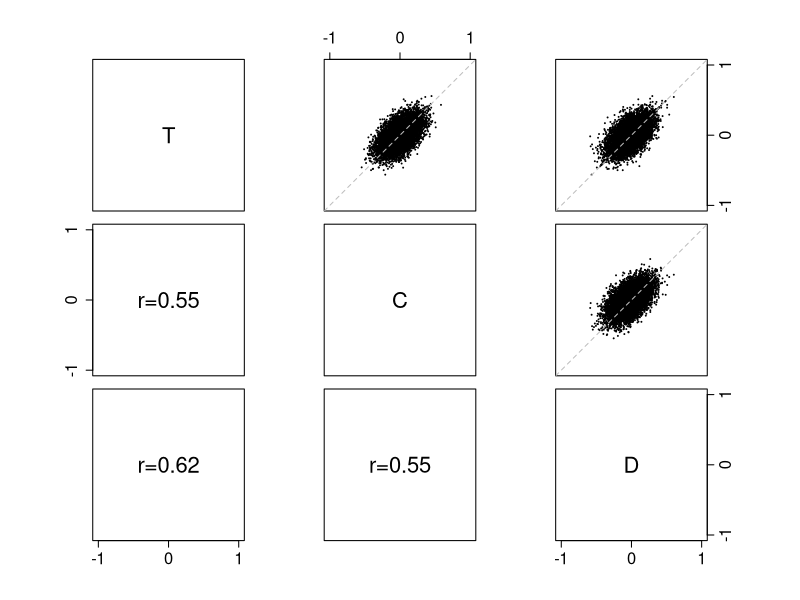

Here is the R script that generated this plot:
which_td_dist <- 1 # 1=low, 2=med, 3=high

sd_global <- 0.11 # global sd (moves whole trial)
mu_t_c <- 0.00 # mean of t and c
sd_t_c_d <- 0.10 # sd for t,c,d indep
if (which_td_dist==1) {
  # low td dist
  sd_td_shape <- 0.20 # shape of td difference gamma
  sd_td_rate <- 10.00 # rate of td difference gamma
  prob_disc_corr <- 0.15 # proportion dominance noticed correctly (t>d)
} else if (which_td_dist==2) {
  # med td dist
  sd_td_shape <- 0.60 # shape of td difference gamma
  sd_td_rate <- 10.00 # rate of td difference gamma
  prob_disc_corr <- 0.45 # proportion dominance noticed correctly (t>d)
} else {
  # high td dist
  sd_td_shape <- 1.00 # shape of td difference gamma
  sd_td_rate <- 10.00 # rate of td difference gamma
  prob_disc_corr <- 0.85 # proportion dominance noticed correctly (t>d)
}
# mu_d <- mu_t_c # if they don't notice dominance, d mean assumed the
#same as t and c
mu_d <- mu_t_c - sd_td_shape/sd_td_rate # if they don't notice
#dominance, d mean assumed lower than t and c (indep perception;
                                             # shape/rate = mean of gamma)
prob_disc_err <- 0.00 # proportion dominance noticed incorrectly (d>t)

n <- 10000

d <- data.frame(t=NULL, c=NULL, d=NULL)
for (i in 1:n) {
  
  d[i,'t'] <- rnorm(1, mu_t_c, sd_t_c_d)
  d[i,'c'] <- rnorm(1, mu_t_c, sd_t_c_d)
  
  if (runif(1) < prob_disc_corr) {
    # notice correct dominance
    d[i,'d'] <- d[i,'t']-rgamma(1,shape=sd_td_shape,rate=sd_td_rate)
  } else if (runif(1) < prob_disc_err) {
    # notice incorrect dominance
    d[i,'d'] <- d[i,'t']+rgamma(1,shape=sd_td_shape,rate=sd_td_rate)
  } else {
    # don't notice dominance
    d[i,'d'] <- rnorm(1,mu_d,sd_t_c_d)
  }
  
  # global higher/lower on this trial
  d[i,] <- d[i,] + rnorm(1,0,sd_global)
}

# plot
par(mfrow=c(1,1), pty='s')

upper_fcn=function(x,y,...) {
  points(x,y,...)
  abline(a=0,b=1,col='gray',lty=2)
}  

lower_fcn=function(x,y,...) {
  r <- cor(x,y)
  txt <- paste0('r=',format(c(r, 0.123456789), digits = 2)[1])
  text(0,0,txt,cex=2)
}

pairs(d,
      lower.panel=lower_fcn, upper.panel=upper_fcn,
      labels=c('T', 'C', 'D'),
      xlim=c(-1,1), ylim=c(-1,1),
      at=c(-1, 0, 1),
      cex=.1, cex.axis=1.5)